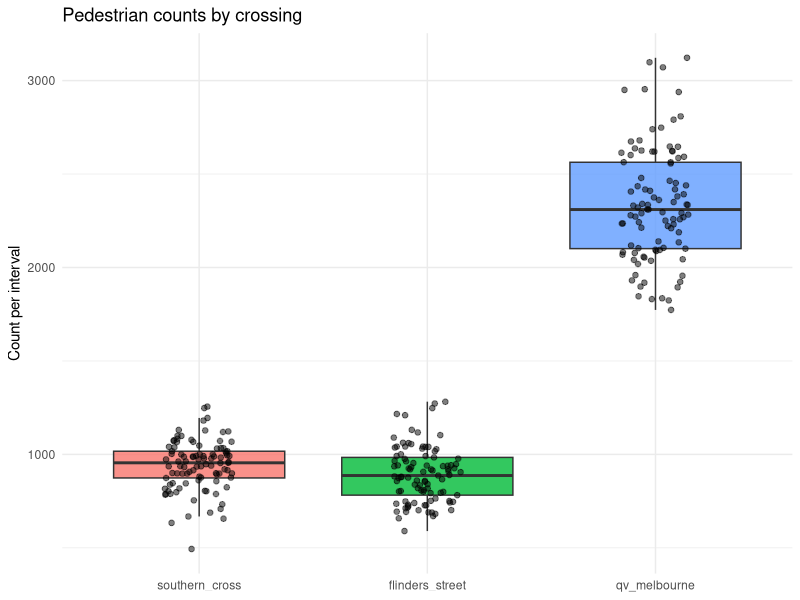
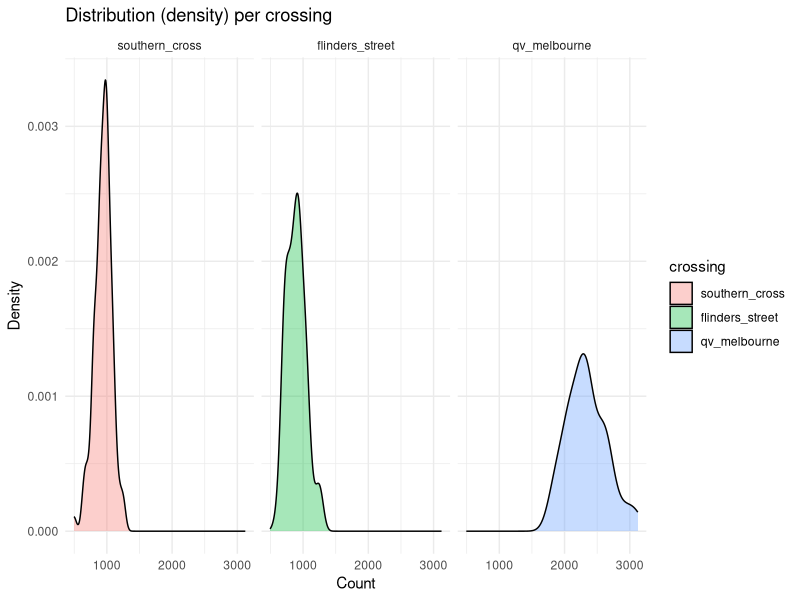
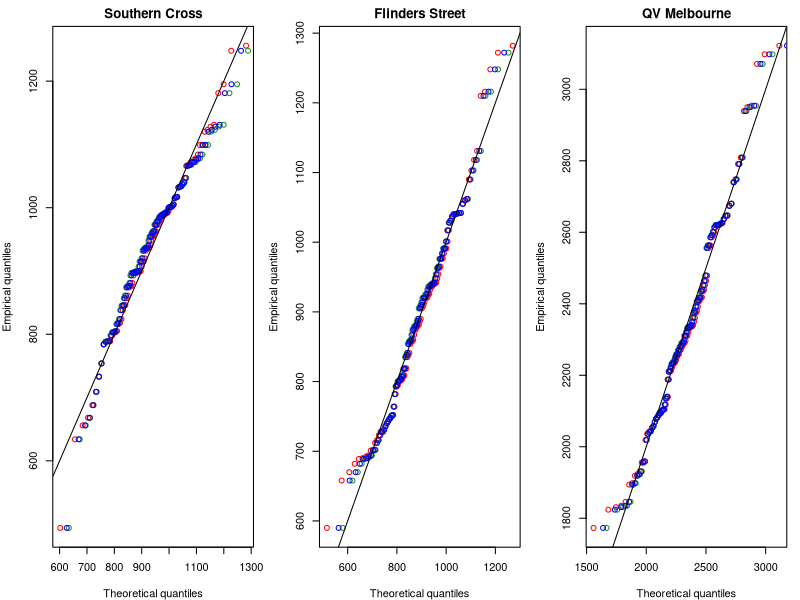
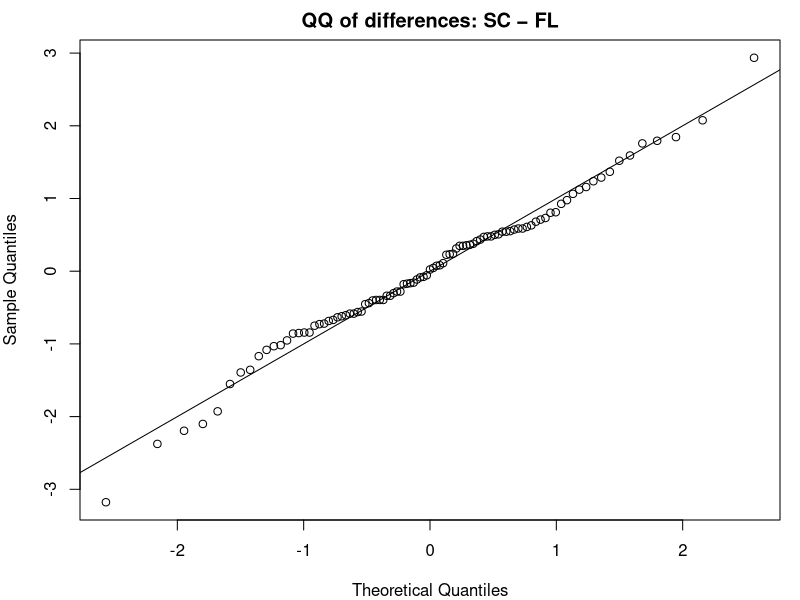
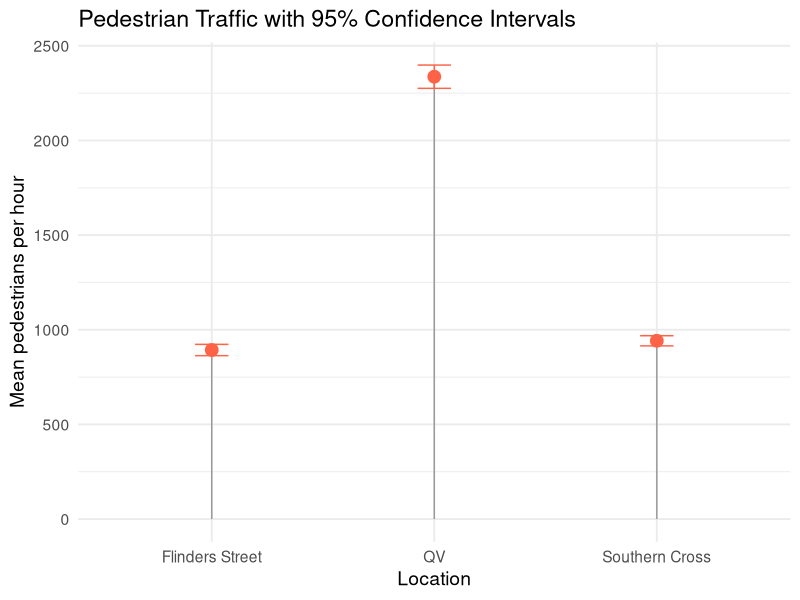

Write the R code that produced these figures, in order.
## ---- chunk 1
#| label: setup
#| include: false
#| echo: false
#| message: false
#| warning: false

knitr::opts_chunk$set(fig.align = "center", fig.width = 8, fig.height = 5, dpi = 150)

library(tidyverse)
library(boot)
library(MASS)

set.seed(355435)  

B <- 5000
## ---- chunk 2
pedestrian_df <- read.csv(here::here("data/pedestrians.csv"))
## ---- chunk 3
pedestrian_long <- pedestrian_df %>%
  mutate(obs = row_number()) %>%
  pivot_longer(-obs, names_to = "crossing", values_to = "count") %>%
  mutate(crossing = factor(crossing,
                           levels = c("southern_cross","flinders_street","qv_melbourne")))

ggplot(pedestrian_long, aes(x = crossing, y = count, fill = crossing)) +
  geom_boxplot(outlier.shape = NA, alpha = 0.8) +
  geom_jitter(width = 0.15, alpha = 0.5, size = 1.6) +
  labs(title = "Pedestrian counts by crossing", x = NULL, y = "Count per interval") +
  theme_minimal() + theme(legend.position = "none")

ggplot(pedestrian_long, aes(x = count, fill = crossing)) +
  geom_density(alpha = 0.35) +
  facet_wrap(~ crossing, scales = "fixed") +
  labs(title = "Distribution (density) per crossing", x = "Count", y = "Density") +
  theme_minimal()

## ---- chunk 4
desc <- pedestrian_long |>
  group_by(crossing) |>
  summarise(
    n     = n(),
    mean  = mean(count),
    median= median(count),
    sd    = sd(count),
    min   = min(count),
    max   = max(count),
    iqr   = IQR(count),
    .groups = "drop"
)

## ---- chunk 5
# Southern Cross
sc <- pedestrian_df$southern_cross
fit_sc_norm  <- fitdistr(sc, "normal")
fit_sc_logn  <- fitdistr(sc, "lognormal")
fit_sc_gamma <- fitdistr(sc, "gamma")   

sc_models <- tibble(
  crossing = "southern_cross",
  model    = c("normal","lognormal","gamma"),
  logLik   = c(logLik(fit_sc_norm)[1],  logLik(fit_sc_logn)[1],  logLik(fit_sc_gamma)[1]),
  AIC      = c(AIC(fit_sc_norm),        AIC(fit_sc_logn),        AIC(fit_sc_gamma)),

  mean_est = c(
    unname(fit_sc_norm$estimate["mean"]),
    exp(fit_sc_logn$estimate["meanlog"] + 0.5*fit_sc_logn$estimate["sdlog"]^2),
    unname(fit_sc_gamma$estimate["shape"] / fit_sc_gamma$estimate["rate"])),
  
  sd_est   = c(
    unname(fit_sc_norm$estimate["sd"]),
    sqrt((exp(fit_sc_logn$estimate["sdlog"]^2) - 1) *
         exp(2*fit_sc_logn$estimate["meanlog"] + fit_sc_logn$estimate["sdlog"]^2)),
    sqrt(unname(fit_sc_gamma$estimate["shape"]) / (unname(fit_sc_gamma$estimate["rate"])^2))))

# Flinders Street
fl <- pedestrian_df$flinders_street
fit_fl_norm  <- fitdistr(fl, "normal")
fit_fl_logn  <- fitdistr(fl, "lognormal")
fit_fl_gamma <- fitdistr(fl, "gamma")

fl_models <- tibble(
  crossing = "flinders_street",
  model    = c("normal","lognormal","gamma"),
  logLik   = c(logLik(fit_fl_norm)[1],  logLik(fit_fl_logn)[1],  logLik(fit_fl_gamma)[1]),
  AIC      = c(AIC(fit_fl_norm),        AIC(fit_fl_logn),        AIC(fit_fl_gamma)),

  mean_est = c(
    unname(fit_fl_norm$estimate["mean"]),
    exp(fit_fl_logn$estimate["meanlog"] + 0.5*fit_fl_logn$estimate["sdlog"]^2),
    unname(fit_fl_gamma$estimate["shape"] / fit_fl_gamma$estimate["rate"])),
  
  sd_est   = c(
    unname(fit_fl_norm$estimate["sd"]),
    sqrt((exp(fit_fl_logn$estimate["sdlog"]^2) - 1) *
         exp(2*fit_fl_logn$estimate["meanlog"] + fit_fl_logn$estimate["sdlog"]^2)),
    sqrt(unname(fit_fl_gamma$estimate["shape"]) / (unname(fit_fl_gamma$estimate["rate"])^2))))

# QV Melbourne
qv <- pedestrian_df$qv_melbourne
fit_qv_norm  <- fitdistr(qv, "normal")
fit_qv_logn  <- fitdistr(qv, "lognormal")
fit_qv_gamma <- fitdistr(qv, "gamma")

qv_models <- tibble(
  crossing = "qv_melbourne",
  model    = c("normal","lognormal","gamma"),
  logLik   = c(logLik(fit_qv_norm)[1],  logLik(fit_qv_logn)[1],  logLik(fit_qv_gamma)[1]),
  AIC      = c(AIC(fit_qv_norm),        AIC(fit_qv_logn),        AIC(fit_qv_gamma)),

  mean_est = c(
    unname(fit_qv_norm$estimate["mean"]),
    exp(fit_qv_logn$estimate["meanlog"] + 0.5*fit_qv_logn$estimate["sdlog"]^2),
    unname(fit_qv_gamma$estimate["shape"] / fit_qv_gamma$estimate["rate"])),
  
  sd_est   = c(
    unname(fit_qv_norm$estimate["sd"]),
    sqrt((exp(fit_qv_logn$estimate["sdlog"]^2) - 1) *
         exp(2*fit_qv_logn$estimate["meanlog"] + fit_qv_logn$estimate["sdlog"]^2)),
    sqrt(unname(fit_qv_gamma$estimate["shape"]) / (unname(fit_qv_gamma$estimate["rate"])^2))))

mle_fits <- bind_rows(sc_models, fl_models, qv_models) |>
  arrange(crossing, AIC)

mle_fits
## ---- chunk 6
par(mfrow = c(1,3), mar = c(4,4,2,1))

## Southern Cross 
x <- sort(sc); n <- length(x); p <- (seq_len(n)-0.5)/n
qN <- qnorm(p,  mean = fit_sc_norm$estimate["mean"],    sd    = fit_sc_norm$estimate["sd"])
qL <- qlnorm(p, meanlog = fit_sc_logn$estimate["meanlog"], sdlog = fit_sc_logn$estimate["sdlog"])
qG <- qgamma(p, shape = fit_sc_gamma$estimate["shape"], rate = fit_sc_gamma$estimate["rate"])
plot(qN, x, xlab="Theoretical quantiles", ylab="Empirical quantiles", main="Southern Cross",
     pch=1, col="red"); points(qL, x, pch=1, col="forestgreen"); points(qG, x, pch=1, col="blue"); abline(0,1)

# Flinders Street
x <- sort(fl); n <- length(x); p <- (seq_len(n)-0.5)/n
qN <- qnorm(p,  mean = fit_fl_norm$estimate["mean"],    sd    = fit_fl_norm$estimate["sd"])
qL <- qlnorm(p, meanlog = fit_fl_logn$estimate["meanlog"], sdlog = fit_fl_logn$estimate["sdlog"])
qG <- qgamma(p, shape = fit_fl_gamma$estimate["shape"], rate = fit_fl_gamma$estimate["rate"])
plot(qN, x, xlab="Theoretical quantiles", ylab="Empirical quantiles", main="Flinders Street",
     pch=1, col="red"); points(qL, x, pch=1, col="forestgreen"); points(qG, x, pch=1, col="blue"); abline(0,1)

# QV Melbourne 
x <- sort(qv); n <- length(x); p <- (seq_len(n)-0.5)/n
qN <- qnorm(p,  mean = fit_qv_norm$estimate["mean"],    sd    = fit_qv_norm$estimate["sd"])
qL <- qlnorm(p, meanlog = fit_qv_logn$estimate["meanlog"], sdlog = fit_qv_logn$estimate["sdlog"])
qG <- qgamma(p, shape = fit_qv_gamma$estimate["shape"], rate = fit_qv_gamma$estimate["rate"])
plot(qN, x, xlab="Theoretical quantiles", ylab="Empirical quantiles", main="QV Melbourne",
     pch=1, col="red"); points(qL, x, pch=1, col="forestgreen"); points(qG, x, pch=1, col="blue"); abline(0,1)

par(mfrow = c(1,1))

## ---- chunk 7
pedestrian_long %>%
  group_by(crossing) %>%
  summarise(q90 = quantile(count, 0.9))

## ---- chunk 8

# function to calculate 90th percentile
q90_fn <- function(data, i) quantile(data[i], 0.9)

# example for Flinders
fl_boot <- boot(pedestrian_df$flinders_street, q90_fn, R = 1000)
ci_fl <- boot.ci(fl_boot, type = "perc")
round(ci_fl$percent[4:5], 2)

# Southern Cross
sc_boot <- boot(pedestrian_df$southern_cross, q90_fn, R = 1000)
ci_sc <- boot.ci(sc_boot, type = "perc")
round(ci_sc$percent[4:5], 2)


# QV
qv_boot <- boot(pedestrian_df$qv, q90_fn, R = 1000)
ci_qv <- boot.ci(qv_boot, type = "perc")
round(ci_qv$percent[4:5], 2)


## ---- chunk 9

library(fitdistrplus)

set.seed(30)
n_fl <- length(pedestrian_df$flinders_street)
n_sc <- length(pedestrian_df$southern_cross)
n_qv <- length(pedestrian_df$qv)


# Flinders & QV: Lognormal
fl_fit <- fitdist(pedestrian_df$flinders_street, "lnorm")
qv_fit <- fitdist(pedestrian_df$qv, "lnorm")

# Southern Cross: Normal
sc_fit <- fitdist(pedestrian_df$southern_cross, "norm")

fl_fit$estimate; sc_fit$estimate; qv_fit$estimate

## ---- chunk 10
q90_model_ci <- function(fit, dist, n, B = 2000) {
  # Point estimate from the fitted distribution
  q90_hat <- switch(
    dist,
    "lnorm" = qlnorm(0.9,
                     meanlog = fit$estimate["meanlog"],
                     sdlog   = fit$estimate["sdlog"]),
    "norm"  = qnorm(0.9,
                    mean = fit$estimate["mean"],
                    sd   = fit$estimate["sd"])
  )

  # Parametric bootstrap: simulate datasets of size n from the fitted model
  boot_q90 <- replicate(B, {
    sim <- switch(
      dist,
      "lnorm" = rlnorm(n,
                       meanlog = fit$estimate["meanlog"],
                       sdlog   = fit$estimate["sdlog"]),
      "norm"  = rnorm(n,
                      mean = fit$estimate["mean"],
                      sd   = fit$estimate["sd"])
    )
    as.numeric(quantile(sim, 0.9))
  })

  ci <- quantile(boot_q90, c(0.025, 0.975))
  tibble(
    q90_model = round(q90_hat, 2),
    ci_low    = round(ci[1], 2),
    ci_high   = round(ci[2], 2)
  )
}

## ---- chunk 11
df  <- na.omit(pedestrian_df[, c("southern_cross","flinders_street")])
sc  <- df$southern_cross
fl  <- df$flinders_street
d   <- sc - fl                 

# 95% CI for the mean difference 
tt <- t.test(sc, fl, paired = TRUE, conf.level = 0.95)
tt

qqnorm(scale(d), main = "QQ of differences: SC − FL"); abline(0,1)
## ---- chunk 12
mean_ci <- pedestrian_long |>
  group_by(crossing) |>
  summarise(
    n    = n(),
    mean = mean(count, na.rm = TRUE),
    sd   = sd(count,   na.rm = TRUE),
    .groups = "drop"
  ) |>
  mutate(
    se    = sd / sqrt(n),
    tcrit = qt(0.975, df = n - 1),
    lo    = mean - tcrit * se,
    hi    = mean + tcrit * se
  ) |>
  arrange(desc(mean))

mean_ci

## ---- chunk 13
# Southern Cross
t.test(pedestrian_df$southern_cross, conf.level = 0.95)

# Flinders Street
t.test(pedestrian_df$flinders_street, conf.level = 0.95)

# QV
t.test(pedestrian_df$qv, conf.level = 0.95)

library(dplyr)
library(broom)
library(purrr)

ci_table <- list(
  "Southern Cross" = t.test(pedestrian_df$southern_cross),
  "Flinders Street" = t.test(pedestrian_df$flinders_street),
  "QV" = t.test(pedestrian_df$qv)
) %>%
  map_dfr(~ tidy(.x), .id = "Location") %>%
  dplyr::select(Location, estimate, conf.low, conf.high)

ci_table


## ---- chunk 14
ggplot(ci_table, aes(x = Location, y = estimate)) +
  geom_segment(aes(xend = Location, y = 0, yend = estimate), color = "grey60") +
  geom_point(size = 4, color = "tomato") +
  geom_errorbar(aes(ymin = conf.low, ymax = conf.high), width = 0.15, color = "tomato") +
  labs(
    title = "Pedestrian Traffic with 95% Confidence Intervals",
    y = "Mean pedestrians per hour",
    x = "Location"
  ) +
  theme_minimal(base_size = 14)
